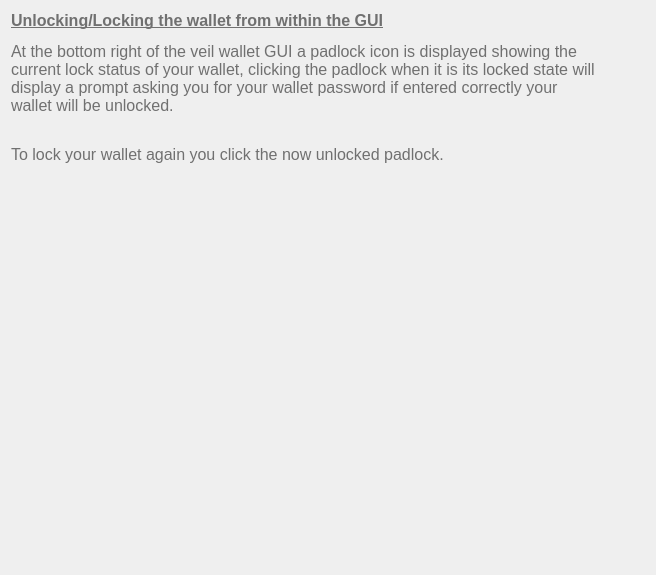
<?xml version="1.0" encoding="UTF-8"?>
<ui version="4.0">
 <class>SettingsFaq12</class>
 <widget class="QWidget" name="SettingsFaq12">
  <property name="geometry">
   <rect>
    <x>0</x>
    <y>0</y>
    <width>656</width>
    <height>575</height>
   </rect>
  </property>
  <property name="windowTitle">
   <string>Form</string>
  </property>
  <property name="styleSheet">
   <string notr="true">font-size:16px;
color:#707070;</string>
  </property>
  <layout class="QVBoxLayout" name="verticalLayout">
   <property name="rightMargin">
    <number>60</number>
   </property>
   <item>
    <widget class="QLabel" name="label_2">
     <property name="minimumSize">
      <size>
       <width>0</width>
       <height>0</height>
      </size>
     </property>
     <property name="styleSheet">
      <string notr="true">font-weight:200;</string>
     </property>
     <property name="text">
      <string>&lt;html&gt;&lt;head/&gt;&lt;body&gt;&lt;p&gt;&lt;span style=&quot; font-weight:600; text-decoration: underline;&quot;&gt;Unlocking/Locking the wallet from within the GUI&lt;/span&gt;&lt;/p&gt;&lt;p&gt;&lt;span style=&quot; font-weight:400;&quot;&gt;At the bottom right of the veil wallet GUI a padlock icon is displayed showing the current lock status of your wallet, clicking the padlock when it is its locked state will display a prompt asking you for your wallet password if entered correctly your wallet will be unlocked.&lt;/span&gt;&lt;/p&gt;&lt;p&gt;&lt;br/&gt;&lt;span style=&quot; font-weight:400;&quot;&gt;To lock your wallet again you click the now unlocked padlock.&lt;/span&gt;&lt;/p&gt;&lt;/body&gt;&lt;/html&gt;</string>
     </property>
     <property name="alignment">
      <set>Qt::AlignLeading|Qt::AlignLeft|Qt::AlignTop</set>
     </property>
     <property name="wordWrap">
      <bool>true</bool>
     </property>
    </widget>
   </item>
  </layout>
 </widget>
 <resources/>
 <connections/>
</ui>
